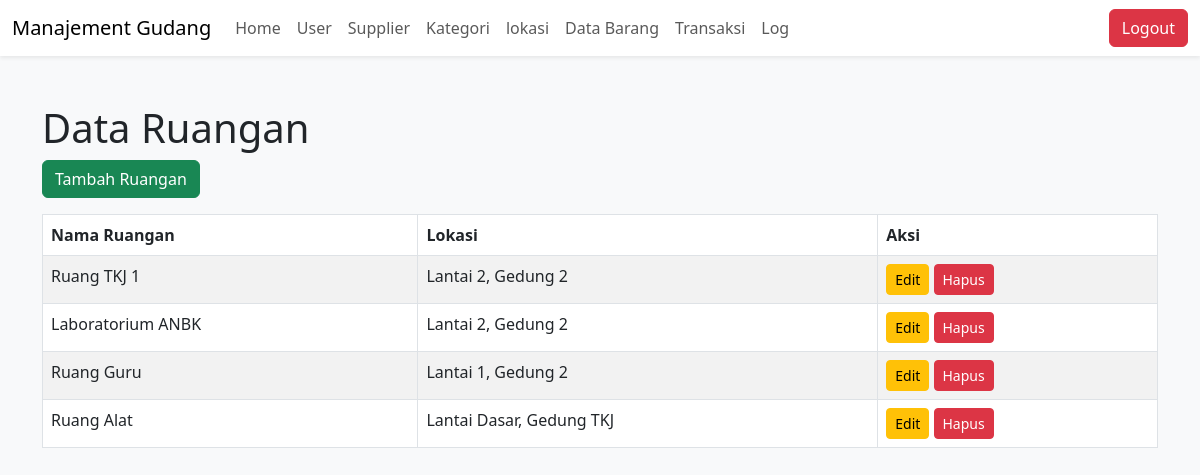
The page /data_lokasi.php (signed in) on the database its author committed.
### tables this page shows
CREATE TABLE lokasi (
    id INT AUTO_INCREMENT PRIMARY KEY,
    nama_ruangan VARCHAR(100) NOT NULL,
    lokasi TEXT
);

### data_lokasi.php (the view, shortened to what this page needs)
<?php
include 'koneksi.php';
$query = "
    SELECT
        lokasi.id,
        lokasi.nama_ruangan,
        lokasi.lokasi
    FROM
        lokasi
";
$result = $conn->query($query);
?>
<!DOCTYPE html>
<html>
<head>
    <link href="https://cdn.jsdelivr.net/npm/bootstrap@5.3.0-alpha1/dist/css/bootstrap.min.css" rel="stylesheet">
</head>
<body class="bg-light">
    <nav class="navbar navbar-expand-lg navbar-light bg-white shadow-sm">
        <div class="container-fluid">
            <a class="navbar-brand" href="#">Manajement Gudang</a>
            <div class="collapse navbar-collapse" id="navbarNav">
            <?php
            include 'navbar.php';
            ?>
            </div>
            <button class="btn btn-danger" onclick="location.href='logout.php'">Logout</button>
        </div>
    </nav>
    <div class="container mt-5">
        <h1>Data Ruangan</h1>
        <div class="mb-3">
            <button class="btn btn-success" onclick="location.href='tambah_lokasi.php'">Tambah Ruangan</button>
        </div>
        <table class="table table-bordered table-striped mt-3">
            <thead>
                <tr>
                    <th>Nama Ruangan</th>
                    <th>Lokasi</th>
                    <th>Aksi</th>
                </tr>
            </thead>
            <tbody>
                <?php while ($row = $result->fetch_assoc()): ?>
                    <tr>
                        <td><?= $row['nama_ruangan']; ?></td>
                        <td><?= $row['lokasi']; ?></td>
                        <td>
                            <button class="btn btn-warning btn-sm" onclick="location.href='edit_lokasi.php?id=<?php echo $row['id']; ?>'">Edit</button>
                            <button class="btn btn-danger btn-sm" onclick="if(confirm('Yakin ingin menghapus?')) location.href='hapus_lokasi.php?id=<?php echo $row['id']; ?>'">Hapus</button>
                        </td>
                    </tr>
                <?php endwhile; ?>
            </tbody>
        </table>
    </div>
</body>
</html>

### rows shown on the page
lokasi: nama_ruangan "Ruang TKJ 1", lokasi "Lantai 2, Gedung 2"
lokasi: nama_ruangan "Laboratorium ANBK", lokasi "Lantai 2, Gedung 2"
lokasi: nama_ruangan "Ruang Guru", lokasi "Lantai 1, Gedung 2"
lokasi: nama_ruangan "Ruang Alat", lokasi "Lantai Dasar, Gedung TKJ"
